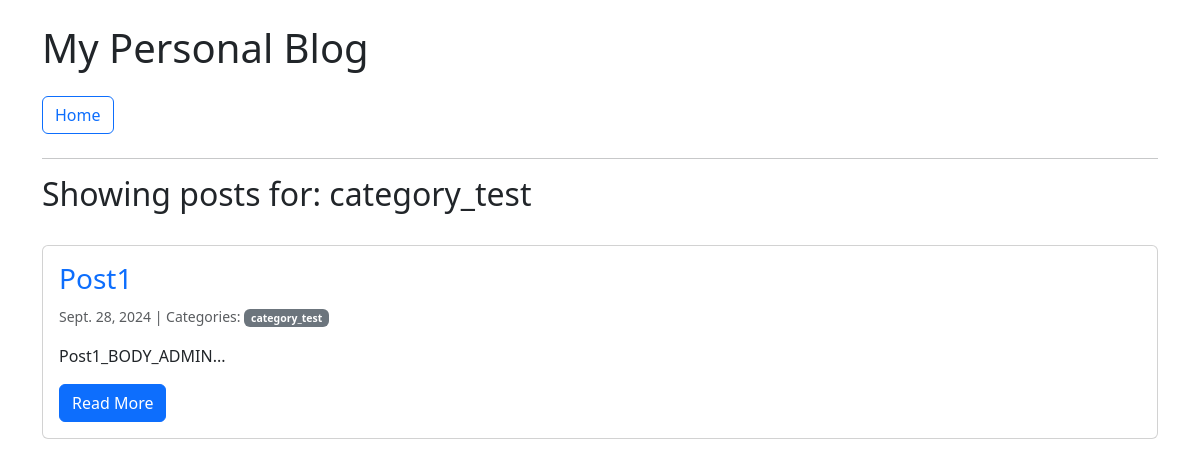
The page /category/category_test/ on the database its author committed.
### blog/models.py (models this page shows, shortened)
class Category(models.Model):
    name = models.CharField(max_length=30)
    class Meta:
        verbose_name_plural = "categories"

class Post(models.Model):
    title = models.CharField(max_length=255)
    body = models.TextField()
    created_on = models.DateTimeField(auto_now_add=True)
    last_modified = models.DateTimeField(auto_now=True)
    categories = models.ManyToManyField("Category", related_name="posts")

### blog/views.py (the view)
# urls.py: path("category/<category>/", views.blog_category, name="blog_category"),
def blog_category(request, category):
    posts = Post.objects.filter(
        categories__name__contains=category
    ).order_by("-created_on")
    context = {
        "category": category,
        "posts": posts,
    }
    return render(request, "blog/category.html", context)

### blog/templates/blog/category.html
{% extends "blog/index.html" %}
{% block page_title %}
<h2>Showing posts for: {{ category }}</h2>
<br>
{% endblock page_title %}

### blog/templates/blog/index.html (shortened to what this page needs)
{% extends "base.html" %}
{% block page_content %}
    <div class="row">
        {% for post in posts %}
            <div class="col-md-12 mb-4">
                <div class="card">
                    <div class="card-body">
                        <h3 class="card-title">
                            <a href="{% url 'blog_detail' post.pk %}" class="text-primary text-decoration-none">
                                {{ post.title }}
                            </a>
                        </h3>
                        <p class="card-text">
                            <small class="text-muted">
                                {{ post.created_on.date }} | Categories:
                                {% for category in post.categories.all %}
                                    <span class="badge bg-secondary">{{ category.name }}</span>
                                {% endfor %}
                            </small>
                        </p>
                        <p class="card-text">{{ post.body | slice:":400" }}...</p>
                        <a href="{% url 'blog_detail' post.pk %}" class="btn btn-primary">Read More</a>
                    </div>
                </div>
            </div>
        {% endfor %}
    </div>
{% endblock page_content %}

### rows shown on the page
Category: name "category_test"
Post: title "Post1", created_on "Sept. 28, 2024", body "Post1_BODY_ADMIN"
